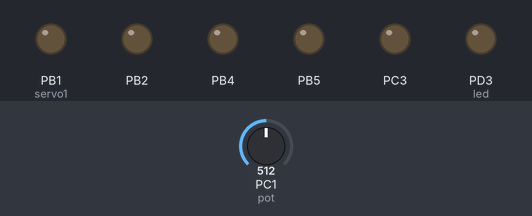
This program was run on a simulated ATmega328P, built with avr-gcc and emulated at 16 MHz. Shown: output pins drawn as LEDs (lit = HIGH). Inputs (shaded band) come from the test bench; at power-on: PC1 (pot) = 512.

Above: at 1.2 s.
1.3 s: PC1 (pot) set to 921
2.8 s: PC1 (pot) set to 939
At 3.1 s:
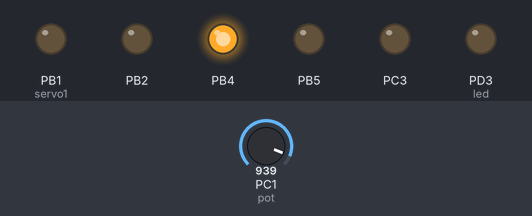
4.3 s: PC1 (pot) set to 900
At 5.4 s:
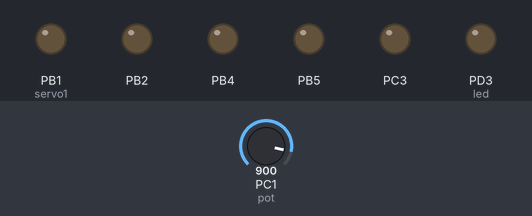
5.8 s: PC1 (pot) set to 1023
At 6.5 s:
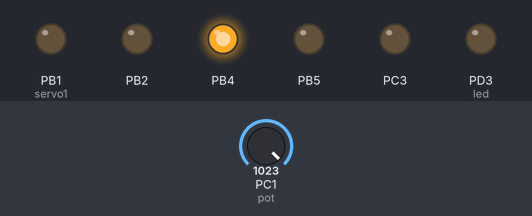
Timing chart, 0 to 8.3 s (numbered marks = the images above; inputs shaded):
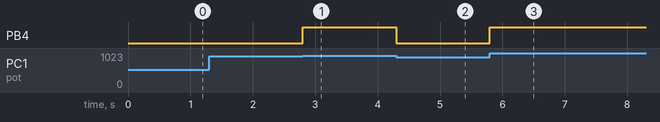

Measured:
- the behaviour switches between 931 and 932 on PC1 (pot) (found by bisection; images 0 and 1)
- after the input at 1.3 s, every drawn part: stays the same
- after the input at 2.8 s, PB4: LOW → HIGH at once
- after the input at 4.3 s, PB4: HIGH → LOW at once
- after the input at 5.8 s, PB4: LOW → HIGH at once

The program:

main.c
```c
/*
 * slave1.c
 *
 * Created: 10/02/2026 08:21:40
 * Author : jose_
 */
//Librerias
#define F_CPU 16000000UL
#include <avr/io.h>
#include <avr/interrupt.h>
#include <util/delay.h>
#include "ADC/ADC.h"
#include "I2C/I2C.h"
#include "PWM1/pwm1.h"
//////////////////////////// Variables /////////////////////////////
#define SlaveAdress 0x30
volatile uint8_t buffer;
volatile uint8_t adc_value;
uint8_t porcentaje_humedad;
uint8_t dato_recibido;
uint8_t bandera_DC = 0;
uint8_t cmd_actual;
uint8_t esperando_dato;

//Function prototypes
void setup(void);
//Main

int main(void)
{
	//CONFIGURAR sensor como entrada
	cli();
	DDRC &= ~(1 << DDC1);						// pot
	DDRB |= (1 << DDB5);						// toggle
	DDRD |= (1 << DDD3);
	PORTD &= ~(1 << PORTD3);					//led para mostrar que se recibio un dato
	DDRC |= (1 << DDC3);
	PORTC &= ~(1 << PORTC3);					//debuggeo manual del case
	setup();
	init_ADC();
	init_PWM1(19999);
	I2C_SLAVE_INIT(SlaveAdress);
	sei();
    while (1)
    {
		if (bandera_DC == 2)
		{
			PORTB &= ~(1 << PORTB4);
		}
		else if (bandera_DC == 1)
		{
			PORTB |= (1 << PORTB4);
		}
		else
		{
			if (porcentaje_humedad < 10)
			{
				PORTB |= (1 << PORTB4);
			}
			else
			{
				PORTB &= ~(1 << PORTB4);
			}
		}


		//Secuencia ADC
		ADCSRA |= (1 << ADSC);
    }
}

//NON-Interrupt subroutines
void setup(void)
{
	DDRB |= (1 << DDB4);
	PORTC &= ~(1 << PORTC4);													//MOTOR DC EN PB4

}
//Interrupt routines


ISR(ADC_vect)
{
	adc_value =  ADCH;
	porcentaje_humedad = 100 - ((adc_value * 100) / 255);
	ADCSRA |= (1 << ADIF);
}

ISR(TWI_vect)
{
	PORTB ^= (1 << PORTB5);
	uint8_t state = (TWSR & 0xF8); //Extraer 5 bits del estado
	switch (state)
	{
		// --> Slave
		case 0x60:
		case 0x70:
			esperando_dato = 0;
			cmd_actual = 0;
			TWCR |= (1 << TWINT) | (1 << TWEN) | (1 << TWIE) | (1 << TWEA);
			break;
		case 0x80:
		case 0x90:
			buffer = TWDR;
			if (!esperando_dato)
			{
				cmd_actual = buffer;
				esperando_dato = 1;
			}
			else
			{
				if (cmd_actual == 'C')
				{
					bandera_DC = buffer;
				}
				esperando_dato = 0;
				cmd_actual = 0;
			}
			TWCR = (1 << TWINT) | (1 << TWEN) | (1 << TWIE) | (1 << TWEA);
			break;
		// Enviar datos desde slave
		case 0xA8: //SLA+R
			TWDR = porcentaje_humedad;														//Enviar valor del sensor
			TWCR = (1 << TWINT) | (1 << TWEN) | (1 << TWIE) | (1 << TWEA);
			break;
		case 0xB8: //Dato enviado, ACK --> Slave
			PORTC |= (1 << PORTC3);
			TWDR = porcentaje_humedad;														//Enviar valor del sensor
			TWCR = (1 << TWINT) | (1 << TWEN) | (1 << TWIE) | (1 << TWEA);
			break;
		case 0xC0: //Dato transmitido, ACK --> slave
		case 0xC8: //Ultimo dato transmitido
			TWCR = 0;
			TWCR =  (1 << TWEN) | (1 << TWIE) | (1 << TWEA);  //(1 << TWINT);
			break;
		case 0xA0: //STOP | R_START recibido
			esperando_dato = 0;
			cmd_actual = 0;
			TWCR = (1 << TWINT) | (1 << TWEN) | (1 << TWIE) | (1 << TWEA);
			break;
		//Errores
		default:
			TWCR = (1 << TWINT) | (1 << TWEN) | (1 << TWIE) | (1 << TWEA);
			break;
	}
}
```

ADC.c
```c
/*
 * ADC.c
 *
 * Created: 10/02/2026 08:02:40
 *  Author: jose_
 */
//Librerias
#include "ADC.h"

//NON-Interrupt subroutines

void init_ADC(void)
{
	ADMUX = 0;																		// LIMPIAR REGISTRO
	ADMUX |= (1 << REFS0);															// utilizar AVcc como referencia (5v)
	ADMUX |= (1 << ADLAR);															// justificado a la izquierda (y leo 8 bits mas significativos)
	ADMUX |= (1 << MUX0);															// utilizar PC1 para potenciometro

	ADCSRA = 0;																		// LIMPIAR REGISTRO
	ADCSRA |= (1 << ADEN);															// Activar ADC
	ADCSRA |= (1 << ADIE);															// Activar interrupcion del ADC
	ADCSRA |= (1 << ADPS2) | (1 << ADPS1) | (1 << ADPS0);							// prescaler 128
	//ADCSRA |= (1 << ADSC);															// iniciar primera conversión
}
```

ADC.h
```c
/*
 * ADC.h
 *
 * Created: 10/02/2026 08:02:51
 *  Author: jose_
 */


#ifndef ADC_H_
#define ADC_H_

#include <avr/io.h>

void init_ADC(void);


#endif /* ADC_H_ */
```

I2C.c
```c
/*
 * I2C.c
 *
 * Created: 2/10/2026 10:15:16 AM
 *  Author: Diego Alejandro Ramos Rodas
 */
#include <avr/io.h>
#include <avr/interrupt.h>
#include <util/delay.h>
#include <stdlib.h>
#include "I2C.h"
//Iniciar dispositivo MASTER
void I2C_MASTER_INIT(unsigned long sc_clock, uint8_t preescaler)
{
	DDRC &= ~((1 << DDC4) | (1 << DDC5)); //SDA ySCL
	//Seleccionar preescaler
	switch (preescaler)
	{
		case 0:
			TWSR &= ~((1 << TWPS1) | (1 << TWPS0));
			break;
		case 4:
			TWSR &= ~(1 << TWPS1);
			TWSR |= (1 << TWPS0);
			break;
		case 16:
			TWSR &= ~(1 << TWPS0);
			TWSR |= (1 << TWPS1);
			break;
		case 64:
			TWSR |= (1 << TWPS0) | (1 << TWPS1);
			break;
		default:
			TWSR &= ~((1 << TWPS1) | (1 << TWPS0));
			preescaler = 1;
			break;
	}
	TWBR = 18; //Bit rate (calculado aparte)
	TWCR |= (1 << TWEN);
}
//Protocolo de arranque
uint8_t I2C_MASTER_START(void)
{
	TWCR = (1 << TWINT) | (1 << TWSTA) | (1 << TWEN);
	while (!(TWCR & (1 << TWINT))); //Esperar bandera de interrupcion
	return ((TWSR & 0xF8) == 0x08); //Start condition
}
//Protocolo de arranque repetitivo
uint8_t I2C_MASTER_R_START(void)
{
	TWCR = (1 << TWINT) | (1 << TWSTA) | (1 << TWEN);
	while (!(TWCR & (1 << TWINT))); //Esperar bandera de interrupcion
	return ((TWSR & 0xF8) == 0x10); //Start condition
}
//Protocolo para detener lectura
void I2C_MASTER_STOP(void)
{
	TWCR = (1 << TWEN) | (1 << TWINT) | (1 << TWSTO); //iniciar secuencia stop
	while (TWCR & (1 << TWSTO));						//esperar que el bit se limpie
}
//Funcion para escribir M --> S
uint8_t I2C_MASTER_WRITE(uint8_t data)
{
	uint8_t state;
	TWDR = data; //Cargar data
	TWCR = (1 << TWEN) | (1 << TWINT); //Secuencia de envio
	while(!(TWCR & (1 << TWINT))); //interrupt flag
	state = TWSR & 0xF8; //Extraer registros de estado
	// SLA + W + ACK | Data + ACK
	if ((state == 0x18) || (state == 0x28)) return 1;
	else return state;
}
//Protocolo para leer S --> M
uint8_t I2C_MASTER_READ(uint8_t *buffer, uint8_t ack)
{
	uint8_t state;
	if (ack) //recibir mas datos
	{
		TWCR = (1 << TWINT) | ( 1 << TWEN) | (1 << TWEA);
	}
	else // ~ack: ultimo byte
	{
		TWCR = (1 << TWINT) | (1<< TWEN);
	}
	while(!(TWCR & (1 << TWINT))); //int flag
	state = TWSR & 0xF8;
	if (ack && state != 0x50) return 0; //Estado ACK
	if (!ack && state != 0x58) return 0; //Estado NACK
	*buffer = TWDR;
	return 1;
}
//Inicializar dispositivo slave
void I2C_SLAVE_INIT(uint8_t address)
{
	DDRC &= ~((1 << DDC4) | (1 << DDC5)); //Entradas de inicio
	TWAR = address << 1; //Activar direccion
	TWCR = (1 << TWEA) | (1 << TWEN) | (1 << TWIE);
}
```

I2C.h
```c
/*
 * I2C.h
 *
 * Created: 2/10/2026 10:14:58 AM
 *  Author: Diego Alejandro Ramos Rodas
 */


#ifndef I2C_H_
#define I2C_H_

#define F_CPU 16000000

void I2C_MASTER_INIT(unsigned long sc_clock, uint8_t preescaler);

////Inicio de comunicacion I2C////
uint8_t I2C_MASTER_START(void);
uint8_t I2C_MASTER_R_START(void);
////Funcion de paro de comunicacion////
void I2C_MASTER_STOP(void);
//// Funcion de transmision de datos M-->S ////
//Devolver 0 si S recibio dato
uint8_t I2C_MASTER_WRITE(uint8_t data);
//// Recepcion de datos S-->M ////
uint8_t I2C_MASTER_READ(uint8_t *buffer, uint8_t ack);
//// Inicializar S ////
void I2C_SLAVE_INIT(uint8_t address);

#endif /* I2C_H_ */
```

pwm1.c
```c
/*
 * pwm1.c
 *
 * Created: 17/05/2025 02:06:53
 *  Author: jose_
 */
// Librerias
#include "pwm1.h"

// NON-Interrupt subroutines
// El PWM sirve para el servomotor, este genera una señal que hace que se mueva
void init_PWM1(uint16_t TOP){
	DDRB |= (1 << PORTB1) | (1 << PORTB2);										// Salida para servo1 (PB1) Y servo 2 (PB2)
	TCCR1A = 0;																	// LIMPIAR TCCRA
	TCCR1A = (1 << COM1A1) | (1 << COM1B1) | (1 << WGM11);						// Polaridad no invertido (OC1A para servo1 y OC1B para servo2) y fast pwm (parte baja)
	TCCR1B = 0;																	// LIMPIAR TCCRB
	TCCR1B = (1 << WGM13) | (1 << WGM12);										// MODO FAST PWM (parte alta)
	TCCR1B |= (1 << CS11);														// PRESCALER PWM 8
	//TCCR1B |= (1 << ICNC1);														// noise canceler
	ICR1 = TOP;																	// valor maximo para ICR1 "19999"
}

// El registro OCR1A revisa cuanto dura el pulso en PB1 (servo) en cada ciclo PWM, el servo lee el pulso y se mueve segun la posicion que le diga
void pulso_PWM1(uint16_t pulso){
	//OCR1A = 1000 + ((uint32_t)pulso * 4000 / 180);
	OCR1A = 20.05 * (float)pulso + 1200.0;												// base

}

void pulso2_PWM1(uint16_t angle)
{
	//OCR1B = 1000 + ((uint32_t)angle * 4000 / 180);
	OCR1B = 20.05 * (float)angle + 1200.0;
}
// Interrupt routines
```

pwm1.h
```c
/*
 * pwm1.h
 *
 * Created: 17/05/2025 02:06:38
 *  Author: jose_
 */

#include <avr/io.h>
#ifndef PWM1_H_
#define PWM1_H_

// Setear funciones
void init_PWM1(uint16_t TOP);
void pulso_PWM1(uint16_t pulso);
void pulso2_PWM1(uint16_t angle);


#endif /* PWM1_H_ */
```
